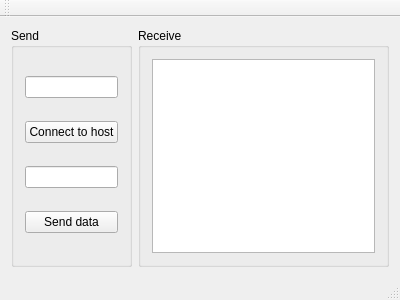
<?xml version="1.0" encoding="UTF-8"?>
<ui version="4.0">
 <class>MainWindow</class>
 <widget class="QMainWindow" name="MainWindow">
  <property name="geometry">
   <rect>
    <x>0</x>
    <y>0</y>
    <width>400</width>
    <height>300</height>
   </rect>
  </property>
  <property name="windowTitle">
   <string>MainWindow</string>
  </property>
  <widget class="QWidget" name="centralWidget">
   <layout class="QHBoxLayout" name="horizontalLayout">
    <item>
     <widget class="QGroupBox" name="groupBox">
      <property name="title">
       <string>Send</string>
      </property>
      <layout class="QVBoxLayout" name="verticalLayout_2">
       <item>
        <widget class="QLineEdit" name="hostAddress"/>
       </item>
       <item>
        <widget class="QPushButton" name="connectToHost">
         <property name="text">
          <string>Connect to host</string>
         </property>
        </widget>
       </item>
       <item>
        <widget class="QLineEdit" name="inputData"/>
       </item>
       <item>
        <widget class="QPushButton" name="sendData">
         <property name="text">
          <string>Send data</string>
         </property>
        </widget>
       </item>
      </layout>
     </widget>
    </item>
    <item>
     <widget class="QGroupBox" name="groupBox_2">
      <property name="title">
       <string>Receive</string>
      </property>
      <layout class="QVBoxLayout" name="verticalLayout">
       <item>
        <widget class="QPlainTextEdit" name="receivedData"/>
       </item>
      </layout>
     </widget>
    </item>
   </layout>
  </widget>
  <widget class="QMenuBar" name="menuBar">
   <property name="geometry">
    <rect>
     <x>0</x>
     <y>0</y>
     <width>400</width>
     <height>23</height>
    </rect>
   </property>
  </widget>
  <widget class="QToolBar" name="mainToolBar">
   <attribute name="toolBarArea">
    <enum>TopToolBarArea</enum>
   </attribute>
   <attribute name="toolBarBreak">
    <bool>false</bool>
   </attribute>
  </widget>
  <widget class="QStatusBar" name="statusBar"/>
 </widget>
 <layoutdefault spacing="6" margin="11"/>
 <resources/>
 <connections/>
</ui>
